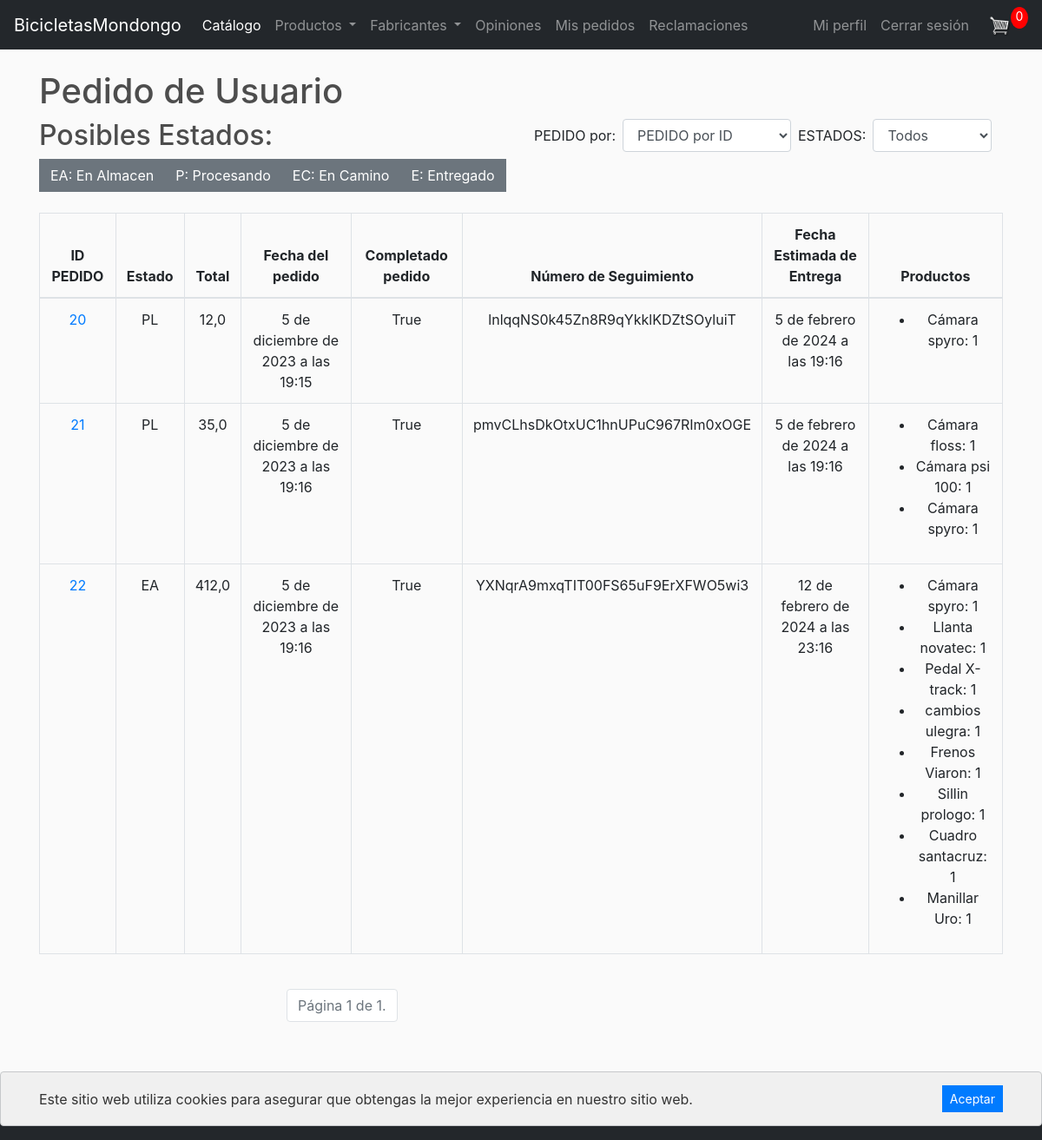
The page /store/customer_orders/2/ (signed in) on the database its author committed.
### store/models.py (models this page shows, shortened)
class Order(models.Model):
	id = models.BigAutoField(primary_key=True)  # Campo de clave primaria explícito
	customer = models.ForeignKey(Customer, on_delete=models.SET_NULL, null=True, blank=True)
	date_ordered = models.DateTimeField(auto_now_add=True)
	complete = models.BooleanField(default=False)
	transaction_id = models.CharField(max_length=100, null=True)
	status = models.CharField(max_length=2, choices=STATUS_CHOICES, default='EA')
	estimated_delivery_date = models.DateTimeField(null=True, blank=True)
	refund_requested = models.BooleanField(default=False)
	refund_granted = models.BooleanField(default=False)
	@property
	def get_cart_total(self):
		orderitems = self.orderitem_set.all()
		total = sum([item.get_total for item in orderitems])
		return total
	@property
	def get_cart_items(self):
		orderitems = self.orderitem_set.all()
		total = sum([item.quantity for item in orderitems])
		return total

class OrderItem(models.Model):
	id = models.BigAutoField(primary_key=True)  # Campo de clave primaria explícito
	product = models.ForeignKey(Product, on_delete=models.SET_NULL, null=True)
	order = models.ForeignKey(Order, on_delete=models.SET_NULL, null=True)
	quantity = models.IntegerField(default=0, null=True, blank=True)
	date_added = models.DateTimeField(auto_now_add=True)
	status = models.CharField(max_length=2, choices=STATUS_CHOICES, default='EA')
	@property
	def get_total(self):
		total = self.product.price * self.quantity
		return total

class Product(models.Model):
	id = models.BigAutoField(primary_key=True)  # Campo de clave primaria explícito
	name = models.CharField(max_length=200)
	type = models.CharField(max_length=200,choices=PRODUCT_TYPES,null=True)
	maker = models.CharField(max_length=200,choices=MAKER_TYPES,null=True)
	price = models.FloatField()
	digital = models.BooleanField(default=False,null=True, blank=True)
	image = models.ImageField(null=True, blank=True)
	stock_no = models.IntegerField(default=0, null=True, blank=True, help_text="Enter the stock number")

### store/views.py (the view)
# urls.py: path('customer_orders/<int:customer_id>/', views.customer_orders, name='customer_orders'),
@login_required
def customer_orders(request, customer_id):
    data = cartData(request)
    cartItems = data['cartItems']
    customer = get_object_or_404(Customer, id=customer_id)
    if customer != request.user.customer and not request.user.is_staff:
        raise PermissionDenied
    order_by = request.GET.get('order_by', 'id') or 'id'
    status = request.GET.get('status', '')
    registered_orders = customer.get_registered_orders()
    if status:
        registered_orders = registered_orders.filter(status=status)
    if order_by == 'get_cart_total':
        registered_orders = sorted(registered_orders, key=lambda order: order.get_cart_total)
    else:
        registered_orders = registered_orders.order_by(order_by)
    paginator = Paginator(registered_orders, 10)
    page_number = request.GET.get('page')
    page_obj = paginator.get_page(page_number)
    context = {
        'page_obj': page_obj,
        'cartItems':cartItems,
    }
    return render(request, 'store/customers_orders.html', context)

### store/models.py (called while the page is built)
	def get_registered_orders(self):
		return Order.objects.filter(customer=self, customer__user__isnull=False)

### store/utils.py (called while the page is built)
def cartData(request):
    types = []  # Initialize types
    if request.user.is_authenticated:
        customer = request.user.customer
        order, created = Order.objects.get_or_create(customer=customer, complete=False)
        items = order.orderitem_set.all()
        cartItems = order.get_cart_items
        for item in items:
            types.append(item.product.type)
    else:
        cookieData = cookieCart(request)
        cartItems = cookieData['cartItems']
        order = cookieData['order']
        items = cookieData['items']
        types = cookieData['types']
    return {'cartItems':cartItems ,'order':order, 'items':items, 'types':types}

### store/templates/store/customers_orders.html (shortened to what this page needs)
{% extends 'store/main.html' %}
{% block content %}
    <h1>Pedido de Usuario</h1>
    <div class="row">
        <div class="col-md-6">
            <h2>Posibles Estados:</h2>
            <div class="btn-group" role="group">
                <button type="button" class="btn btn-secondary">EA: En Almacen</button>
                <button type="button" class="btn btn-secondary">P: Procesando</button>
                <button type="button" class="btn btn-secondary">EC: En Camino</button>
                <button type="button" class="btn btn-secondary">E: Entregado</button>
            </div>
        </div>
        <div class="col-md-6 text-right">
            <form method="get" class="form-inline">
                <label class="mr-sm-2" for="order_by">PEDIDO por:</label>
                <select class="form-control mr-sm-2" name="order_by" id="order_by" onchange="this.form.submit()">
                    <option value="id">PEDIDO por ID</option>
                </select>
                <label class="mr-sm-2" for="status">ESTADOS:</label>
                <select class="form-control mr-sm-2" name="status" id="status" onchange="this.form.submit()">
                    <option value="">Todos</option>
        </select>
            </form>
        </div>
    </div>
    <table class="table table-bordered mt-4">
        <thead>
            <tr>
                <th>ID PEDIDO</th>
                <th>Estado</th>
                <th>Total</th>
                <th>Fecha del pedido</th>
                <th>Completado pedido</th>
                <th>Número de Seguimiento</th>
                <th>Fecha Estimada de Entrega</th>
                <th>Productos</th>
            </tr>
        </thead>
        <tbody>
            {% for order in page_obj %}
                {% if order.transaction_id  %}
                    <tr>
                        <td><a href="{% url 'track_order' order.id %}">{{ order.id }}</a></td>
                        <td>{{ order.status }}</td>
                        <td>{{ order.get_cart_total }}</td>
                        <td>{{ order.date_ordered }}</td>
                        <td>{{ order.complete }}</td>
                        <td>{{ order.transaction_id|default:"No se ha asignado un número de seguimiento" }}</td>
                        <td>{{ order.estimated_delivery_date }}</td>
                        <td>
                            <ul>
                                {% for item in order.orderitem_set.all %}
                                    <li>{{ item.product.name }}: {{ item.quantity }}</li>
                                {% endfor %}
                            </ul>
                        </td>
                    </tr>
                {% endif %}
            {% endfor %}
        </tbody>
    </table>
    <div class="row justify-content-center">
        <div class="col-md-6">
            <div class="pagination mt-4">
                <ul class="pagination">
                    <li class="page-item disabled">
                        <span class="page-link">
                            Página {{ page_obj.number }} de {{ page_obj.paginator.num_pages }}.
                        </span>
                    </li>
                </ul>
            </div>
        </div>
    </div>
{% endblock content %}

### static/css/main.css (style rules this page uses)
body { background-color: hsl(0, 0%, 98%); }
h1,h2,h3,h4,h5,h6 { color:hsl(0, 0%, 30%); }
.btn { border-radius: 0; }

### store/templates/store/customers_orders.html (style rules this page uses)
table, th, td { border: 1px solid black; border-collapse: collapse; text-align: center; vertical-align: middle; }

### rows shown on the page
Order: id "20", status "PL", get_cart_total "12,0", date_ordered "5 de diciembre de 2023 a las 19:15", complete "True", transaction_id "lnlqqNS0k45Zn8R9qYkklKDZtSOyluiT", estimated_delivery_date "5 de febrero de 2024 a las 19:16"
OrderItem: product.name "Cámara spyro", quantity "1"
Order: id "21", status "PL", get_cart_total "35,0", date_ordered "5 de diciembre de 2023 a las 19:16", complete "True", transaction_id "pmvCLhsDkOtxUC1hnUPuC967RIm0xOGE", estimated_delivery_date "5 de febrero de 2024 a las 19:16"
OrderItem: product.name "Cámara floss", quantity "1"
OrderItem: product.name "Cámara psi 100", quantity "1"
OrderItem: product.name "Cámara spyro", quantity "1"
Order: id "22", status "EA", get_cart_total "412,0", date_ordered "5 de diciembre de 2023 a las 19:16", complete "True", transaction_id "YXNqrA9mxqTIT00FS65uF9ErXFWO5wi3", estimated_delivery_date "12 de febrero de 2024 a las 23:16"
OrderItem: product.name "Cámara spyro", quantity "1"
OrderItem: product.name "Llanta novatec", quantity "1"
OrderItem: product.name "Pedal X-track", quantity "1"
OrderItem: product.name "cambios ulegra", quantity "1"
OrderItem: product.name "Frenos Viaron", quantity "1"
OrderItem: product.name "Sillin prologo", quantity "1"
OrderItem: product.name "Cuadro santacruz", quantity "1"
OrderItem: product.name "Manillar Uro", quantity "1"

### other values the page prints
{{ cartItems }} "0"
{{ page_obj.number }} "1"
{{ page_obj.paginator.num_pages }} "1"
